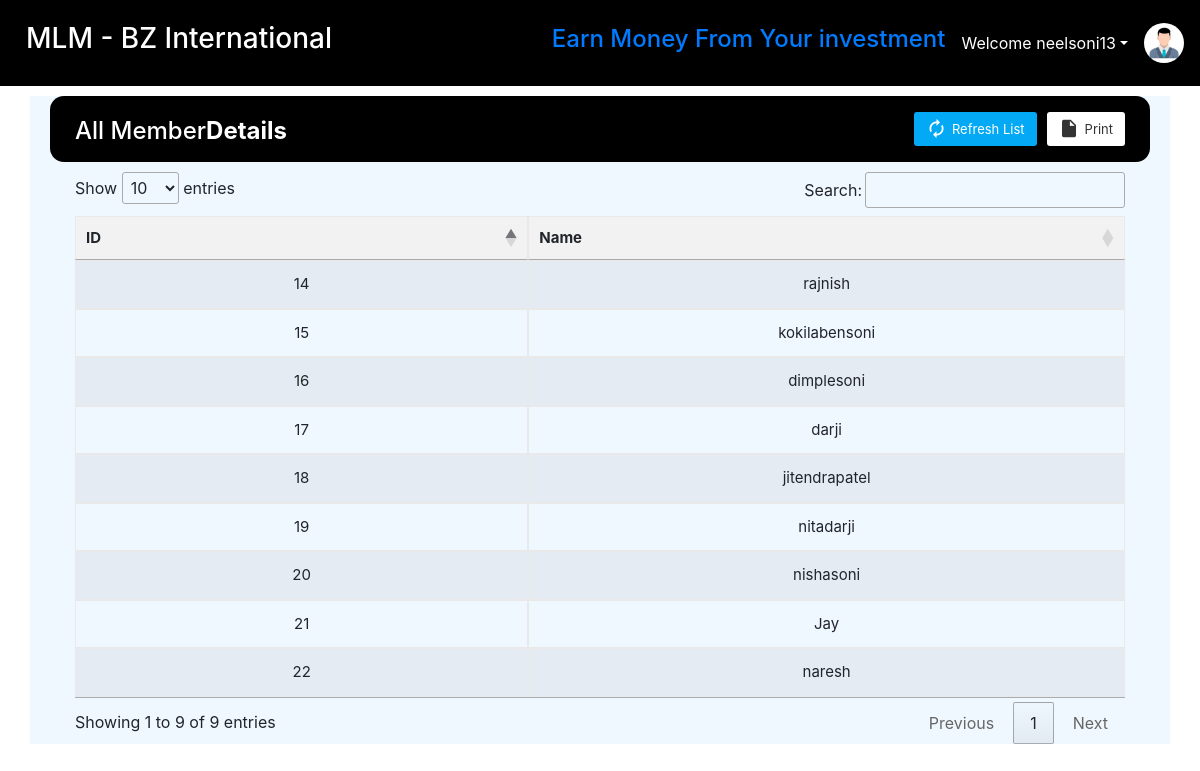
The app's page /show.php (signed in), older data.
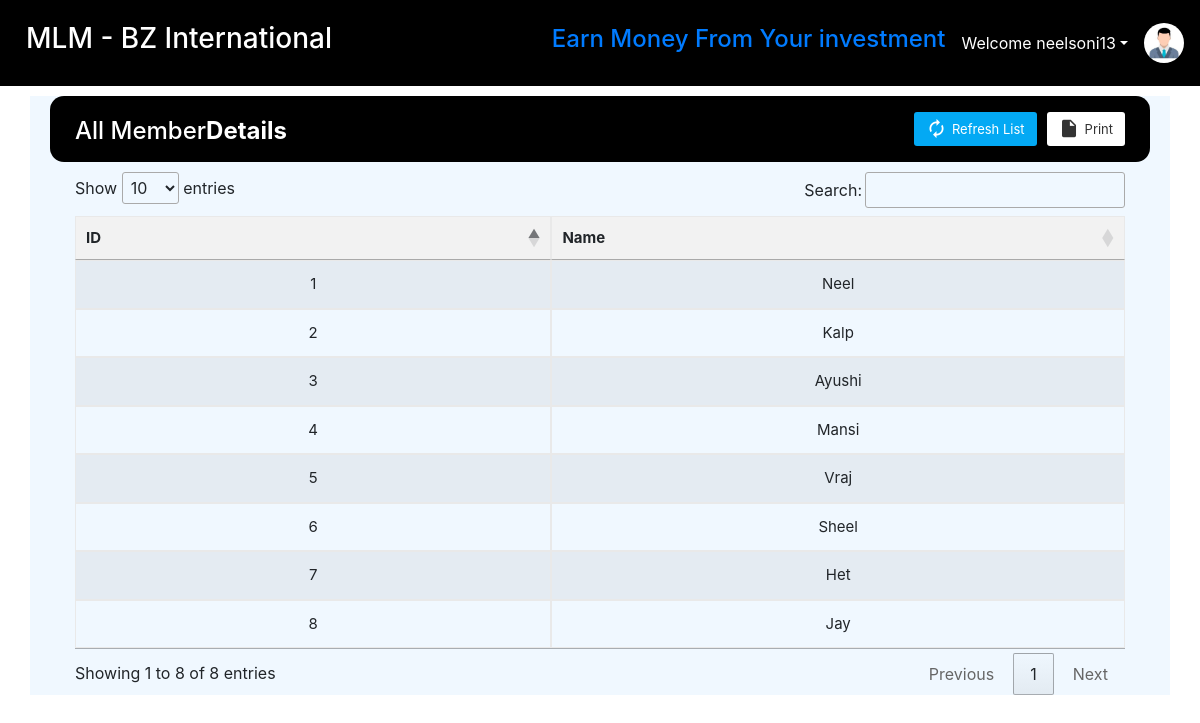
The same page, newer data.
### tables this page shows
CREATE TABLE `members` (
  `id` int(11) NOT NULL,
  `name` varchar(255) DEFAULT NULL,
  `upline` varchar(255) DEFAULT NULL,
  `amount` float NOT NULL
);

### show.php (the view, shortened to what this page needs)
<?php
echo '
<!DOCTYPE html>
<html lang="en">
<head>
  <meta charset="UTF-8">
  <meta name="viewport" content="width=device-width, initial-scale=1.0">
  <meta http-equiv="X-UA-Compatible" content="ie=edge">
  <title>Add Member</title>
  <link rel = "icon" href ="img/Ram.jpg" type = "image/x-icon">
  <link rel="stylesheet" href="https://fonts.googleapis.com/icon?family=Material+Icons">
  <link rel="stylesheet" href="https://use.fontawesome.com/releases/v5.8.2/css/all.css">
  <link rel="stylesheet" href="https://maxcdn.bootstrapcdn.com/bootstrap/4.0.0/css/bootstrap.min.css">
  <link rel = "icon" href ="img/Ram.jpg" type = "image/x-icon">
  <link rel="stylesheet" href="//cdn.datatables.net/1.11.5/css/jquery.dataTables.min.css">
</head>
<body>';
    require "partials/nav.php";
    if($loggedin){
        echo '<div class="container" style="background: aliceblue;">
                    <div class="table-wrapper" style="margin:30px;" >
                        <div class="table-title" style="border-radius: 14px;background:black;">
                            <div class="row">
                                <div class="col-sm-4">
                                    <h2>All Member<b>Details</b></h2>
                                </div>
                                <div class="col-sm-8">
                                    <a href="#" onclick="window.print()" class="btn btn-info"><i class="material-icons">&#xE24D;</i> <span>Print</span></a>
                                    <a href="#" class="btn btn-primary"><i class="material-icons">&#xE863;</i> <span>Refresh List</span></a>
                                </div>
                            </div>
                          </div>
                        <div>
                   </div>';
        ?>
        <table class='table table-striped table-hover text-center' id='NoOrder1' style='font-size:15px;'  >
            <thead>
                <tr>
                    <th>ID</th>
                    <th>Name</th>
                </tr>
            </thead>
            <tbody>
        <?php
        $host = "localhost";
        $username = "root";
        $password = "";
        $database = "mlm";
        $conn = mysqli_connect($host, $username, $password, $database);
            $sql = "SELECT id, name FROM members";
            $result = mysqli_query($conn, $sql);
            if (mysqli_num_rows($result) > 0) {
                while ($row = mysqli_fetch_assoc($result)) {
                    echo "<tr><td>" . $row['id'] . "</td><td>" . $row['name'] . "</td></tr>";
                }
            } else {
                echo "No results found.";
            }
    }else{
        echo'
        <script>alert("you are not logged in");</script>';
    }?>
    </tbody>
    </table>
  </body>
</html>

### partials/nav.php (shortened to what this page needs)
<?php
if(isset($_SESSION['loggedin']) && $_SESSION['loggedin']==true){
  $loggedin= true;
  $username = $_SESSION['username'];
}
else{
  $loggedin = false;
  $userId = 0;
}
echo ' <header style="background-color:black;">
                <nav class="navbar navbar-expand-lg">
                <a class="navbar-brand" href="index.php" style="color:white; margin:5px;padding:5px;"><h3>MLM - BZ International</h3></a>
                <div class="collapse navbar-collapse" id="navbarNav">
                    <ul class="navbar-nav">
                    <li class="nav-item active">
                        <a class="nav-link" href="#"></a>
                    </li>
                    </ul>
                </div>
                <div>
                    <ul class="navbar-nav">
                        <li class="nav-item active">
                            <a class="nav-link" href="#"><h4>Earn Money From Your investment</h4></a>
                        </li>
                        </ul>
                </div>';
                if($loggedin){
                        echo '<ul class="navbar-nav mr-2">
                          <li class="nav-item dropdown">
                            <a class="nav-link dropdown-toggle" href="#" id="navbarDropdown" role="button" data-toggle="dropdown" style="color:white;"> Welcome ' .$username. '</a>
                            <div class="dropdown-menu" aria-labelledby="navbarDropdown">
                              <a class="dropdown-item" href="partials/_logout.php">Logout</a>
                            </div>
                          </li>
                        </ul>
                        <div class="text-center image-size-small position-relative">
                            <img src="./img/profile.jpg" class="rounded-circle" style="width:40px; height:40px">
                        </div>';
                }
                else {
                        echo '
                        <button type="button" class="btn btn-success mx-2"  data-toggle="modal" data-target="#loginModal">Login</button>
                        <button type="button" class="btn btn-success mx-2"  data-toggle="modal" data-target="#signupModal">SignUp</button>';
                }
                echo'
                </nav>
        </header>
        <style>
        .navbar-brand {
        display: flex;
        flex-direction: column;
        align-items: center;
        justify-content: center;
        }
        .nav-link {
        text-align: center;
        }
        .navbar-brand {
        height: 60px; /* adjust as needed */
        }
        </style>
        ';
?>

### partials/nav.php (style rules this page uses)
.navbar-brand { display: flex; flex-direction: column; align-items: center; justify-content: center; }
.nav-link { text-align: center; }
.navbar-brand { height: 60px; }

### show.php (style rules this page uses)
table { border-collapse: collapse; width: 100%; text-align: left; }
th, td { border: 1px solid black; padding: 8px; }
th { background-color: #f2f2f2; }
.table-wrapper .btn { float: right; color: #333; background-color: #fff; border-radius: 3px; border: none; outline: none !important; margin-left: 10px; }
.table-wrapper .btn.btn-primary { color: #fff; background: #03A9F4;  }
.table-title .btn { font-size: 13px; border: none; }
.table-title .btn i { float: left; font-size: 21px; margin-right: 5px; }
.table-title .btn span { float: left; margin-top: 2px; }
.table-title { color: #fff; background: #4b5366; padding: 16px 25px; margin: -20px -25px 10px; border-radius: 3px 3px 0 0; }
.table-title h2 { margin: 5px 0 0; font-size: 24px; }
table.table tr th, table.table tr td { border-color: #e9e9e9; padding: 12px 15px; vertical-align: middle; }
table.table tr th:first-child { width: 60px; }
table.table tr th:last-child { width: 80px; }
table { counter-reset: section; }

Row changes from the older to the newer data that the page shows:
removed members: id "17", name "darji"
removed members: id "16", name "dimplesoni"
removed members: id "21", name "Jay"
removed members: id "18", name "jitendrapatel"
removed members: id "15", name "kokilabensoni"
removed members: id "22", name "naresh"
removed members: id "20", name "nishasoni"
removed members: id "19", name "nitadarji"
removed members: id "14", name "rajnish"
added members: id "3", name "Ayushi"
added members: id "7", name "Het"
added members: id "8", name "Jay"
added members: id "2", name "Kalp"
added members: id "4", name "Mansi"
added members: id "1", name "Neel"
added members: id "6", name "Sheel"
added members: id "5", name "Vraj"
Text that changed along with them:
text written by a page script: "Show entries Search: Showing 1 to 9 of 9 entries Previous 1 Next" → "Show entries Search: Showing 1 to 8 of 8 entries Previous 1 Next"
